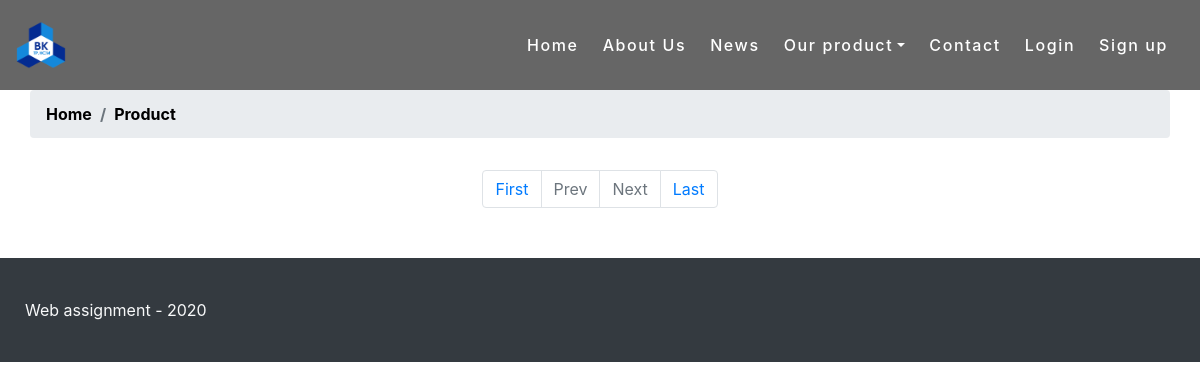
The page /product.php?categoryId=2 on the database as committed earlier.
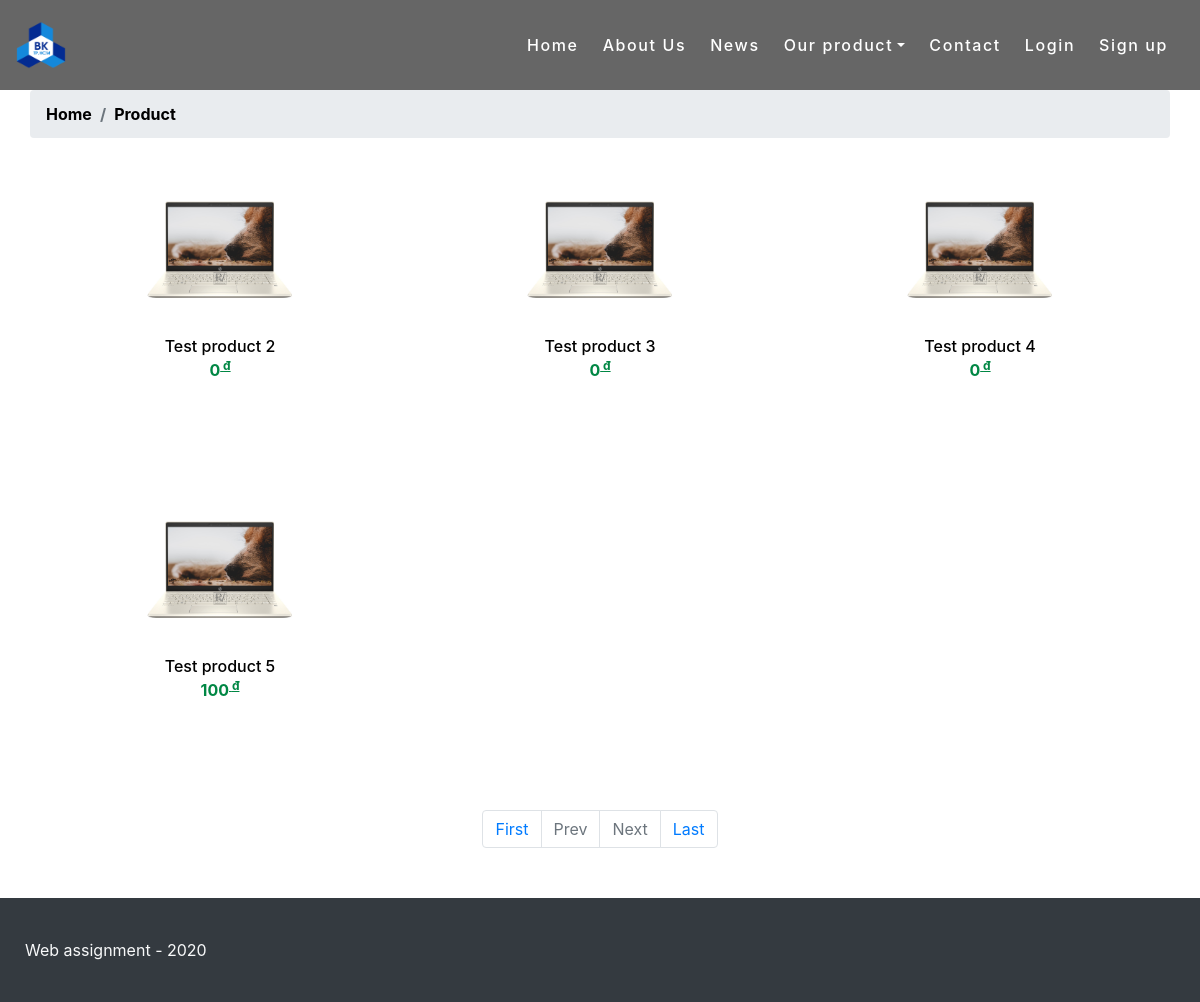
The same page on the database as committed later.
### tables this page shows
CREATE TABLE `product` (
  `id` int(11) NOT NULL,
  `product_name` varchar(100) NOT NULL,
  `description` varchar(1000) DEFAULT NULL,
  `category_id` int(11) NOT NULL,
  `price` double NOT NULL DEFAULT 0,
  `is_active` tinyint(1) DEFAULT 1,
  `status` varchar(50) DEFAULT 'AVAILABLE',
  `image` varchar(500)
);

### model/Product.php (called while the page is built, shortened)
<?php
class Product
{
    public $id;
    public function __construct($object)
    {
        if (isset($object->id))
            $this->id = $object->id;
        $this->product_name = $object->product_name;
        $this->price = $object->price;
        if (isset($object->image))
            $this->image = $object->image;
    }
    private function setRating(){
        $query = "SELECT AVG(rating) as avg_rating, COUNT(*) as total FROM product_rating WHERE product_id = ?";
        $result = runQuery($query, ["i", &$this->id])->fetch_object();
    }
    public static function getByCategoryByPage($categoryId, $pageNum, $pageSize){
        $offset = $pageNum * $pageSize;
        $query = "SELECT * FROM product WHERE category_id = ? AND is_active = true LIMIT ? OFFSET ?";
        $param = ["iii", &$categoryId, &$pageSize, &$offset];
        $result = runQuery($query, $param);
        $response = [];
        while ($row = $result->fetch_object()) {
            $product = new Product($row);
            $product->setRating();
            array_push($response, $product);
        }
        return $response;
    }
    public static function countByCategory($categoryId){
        $query = "SELECT COUNT(*) AS total FROM product WHERE category_id = ? AND is_active=true";
        $result = runQuery($query, ['i', &$categoryId]);
        return $result->fetch_object()->total;
    }
}

### util.php (called while the page is built, shortened)
<?php
$servername = "localhost";
$dBUsername = "root";
$dBPassword = "";
$dBName = "company";
$conn = mysqli_connect($servername, $dBUsername, $dBPassword, $dBName);
function runQuery($query, $param = null, $isSelect = true)
{
    global $conn;
    $stmt = $conn->prepare($query);
    if ($param != null){
        call_user_func_array(array($stmt, 'bind_param'), $param);
    }
    if (!$stmt->execute()) {
        serverErrorResponse($conn->error);
    }
    if ($isSelect)
        return $stmt->get_result();
    else
        return $stmt->affected_rows;
}
?>

### view/product_list_view.php (the view, shortened to what this page needs)
<?php
include 'LayOut/header.php';
$page = isset($_GET['page']) ? $_GET['page'] : 1;
$pageSize = 6;
if (isset($_GET['categoryId'])){
    $categoryId = $_GET['categoryId'];
    $product_list = Product::getByCategoryByPage($categoryId, $page - 1, $pageSize);
    $total = Product::countByCategory($categoryId);
}
else {
    $product_list = Product::getActiveByPage($page - 1, $pageSize);
    $total = Product::countAllActive();
}
$num_page = ceil($total / $pageSize);
?>
<nav aria-label="breadcrumb">
    <ol class="breadcrumb container">
        <li class="breadcrumb-item"><a href="index.php" style="color: black">Home</a></li>
        <li class="breadcrumb-item active" aria-current="page">Product</li>
    </ol>
</nav>
<div class="container">
    <div class="row">
            <?php
            foreach ($product_list as $product){
            ?>
                <div class="col-lg-4 col-md-4 col-sm-4  col-6  d-flex justify-content-center">
                    <div class="card">
                        <img src="Public/images/products/<?php echo $product->image ?>"  class="card-img-top" title="<?php echo $product->product_name ?>">
                        <div class="card-body">
                            <p class="card-text text-center"><a href="product.php?id=<?php echo $product->id ?>" class="product_name" ><?php echo $product->product_name?></a></p>
                            <p class="text-center align-content-center price"><?php echo $product->price?><sup style="text-decoration:underline"> đ</sup></p>
                            <div class="star">
                            </div>
                        </div>
                    </div>
                </div>
                <?php
            }
            ?>
    </div>
    <ul class="pagination justify-content-center mb-4 mt-3">
        <li class="page-item"><a href="?page=1<?php if (isset($categoryId)) {echo "&categoryId=" .$categoryId;} ?>" class="page-link">First</a></li>
        <li class="<?php if($page == 1){ echo 'disabled'; } ?> page-item">
            <a href="<?php if($page == 1) { echo '#'; } else { echo "?page=" .($page - 1); if (isset($categoryId)) {echo "&categoryId=" .$categoryId;} } ?>" class="page-link">Prev</a>
        </li>
        <li class="<?php if($page >= $num_page){ echo 'disabled'; } ?> page-item">
            <a href="<?php if($page >= $num_page){ echo '#'; } else { echo "?page=".($page + 1); if (isset($categoryId)) {echo "&categoryId=" .$categoryId;} } ?> " class="page-link">Next</a>
        </li>
        <li class="page-item"><a href="?page=<?php echo $num_page; if (isset($categoryId)) {echo "&categoryId=" .$categoryId;} ?>" class="page-link">Last</a></li>
    </ul>
</div>
<?php
include 'LayOut/footer.php';
?>

Rows that differ between the two databases and show on the page:
added product: image (picture), product_name "Test product 2", price "0"
added product: image (picture), product_name "Test product 3", price "0"
added product: image (picture), product_name "Test product 4", price "0"
added product: image (picture), product_name "Test product 5", price "100"
